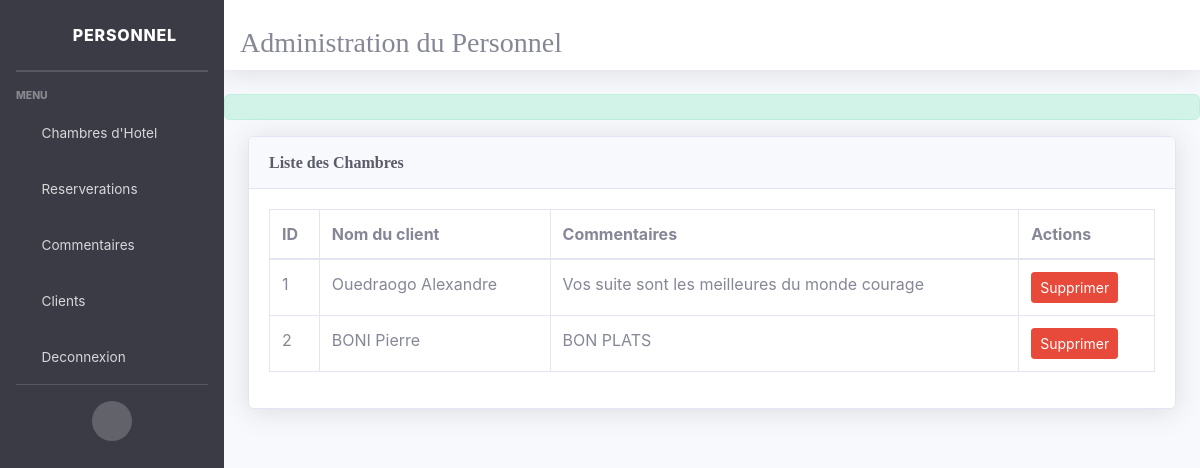
Page /personel_commentaire on the committed database.
### Hotel/models.py (models this page shows)
class avis(models.Model):
    avis = models.CharField(max_length=30)
    client_id = models.ForeignKey(client, default=0, on_delete=models.CASCADE)

class client(models.Model):
    nom = models.CharField(max_length=40)
    prenom = models.CharField(max_length=50)
    adresse = models.CharField(max_length=20)
    email = models.CharField(max_length=20)
    ville =models.CharField(max_length=20)
    pays = models.CharField(max_length=20)

### Hotel/views.py (the view)
# urls.py: path('personel_commentaire',commentaire , name='liste_commentaire' ),
def commentaire(request):
    anim = avis.objects.all()
    return render(request,'personel/avis.html', {'avis' : anim})

### Hotel/templates/personel/avis.html
{% extends 'bose.html' %}
{% block content %}
<div class="container-fluid">
  <div class="card shadow mb-4">
                          <div class="card-header py-3">
                              <h6 class="m-0 font-weight-bold text-primary">Liste des Chambres</h6>
                          </div>
                          <div class="card-body">
                              <div class="table-responsive">
                                  <table class="table table-bordered" id="dataTable" width="100%" cellspacing="0">
                          <thead>
                              <th>ID</th>
                              <th>Nom du client</th>
                              <th>Commentaires</th>
                              <th>Actions</th>
                          </thead>
      <tbody>
        {% for pers in avis %}
        <tr>
          <td>{{pers.id}}</td>
          <td>{{pers.client_id.nom}} {{pers.client_id.prenom}}</td>
          <td>{{pers.avis}}</td>
          <td>
            <a href='{% url 'afficher' pers.id %}' class = 'btn btn-danger btn-sm'>Supprimer</a>
          </td>
        </tr>
        {% endfor %}
      </tbody>
    </table>
</div>
</div>
</div>
</div>
    {% endblock content %}

### Hotel/static/css/blog.css (style rules this page uses)
h1, h2, h3, h4, h5, h6 { font-family: "Playfair Display", Georgia, "Times New Roman", serif; }

### rows in the picture
avis: id "1", client_id.nom "Ouedraogo", client_id.prenom "Alexandre", avis "Vos suite sont les meilleures du monde courage"
avis: id "2", client_id.nom "BONI", client_id.prenom "Pierre", avis "BON PLATS"
